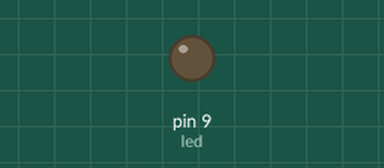
This sketch was run on a simulated Arduino Uno, built with avr-gcc and run on an emulated ATmega328P. Parts: output pins drawn as LEDs (lit = HIGH).

Above: at 0.15 s.
At 6.15 s:
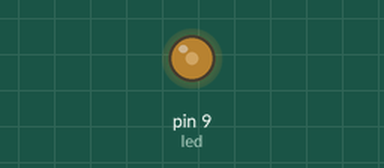
At 18.75 s:
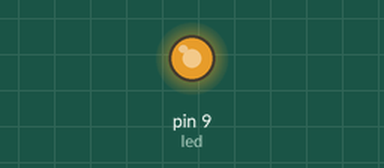
At 39.75 s:
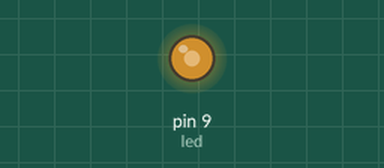
Timing chart, 0 to 40.0 s (numbered marks = the images above):
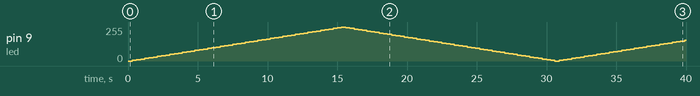

Measured:
- by itself, pin 9 (led): 0/255 → 5/255 at 0.30 s, → 10/255 0.30 s later, → 15/255 0.30 s later, → 20/255 0.30 s later, … (133 changes in this stretch)

The sketch:

fade.ino
```cpp
//numero de salida donde se conecto el led
  int led = 9;
//valor inicial de la intensidad del brillo
  int brillo=0;
//valor de cambio entre cada cambio en la intensidad
  int valorCambio=5;

//metodo para la configuración de codigo
void setup() {
  // configuramos el gpio como salida(led)
  pinMode(led,OUTPUT);
}

//metodo que se estara ejecutando continuamente
void loop() {
  // valor que inyectamos salida
  analogWrite(led, brillo);
  //aumentamos la intensidad del brillo
  brillo = brillo + valorCambio;
  //comparamos si el brillo llego a 0 o 255 cambiamos de signo
  if(brillo==0 || brillo==255)
     valorCambio = -valorCambio;
  //retardamos 300 milisegundos
  delay(300);
}
```
